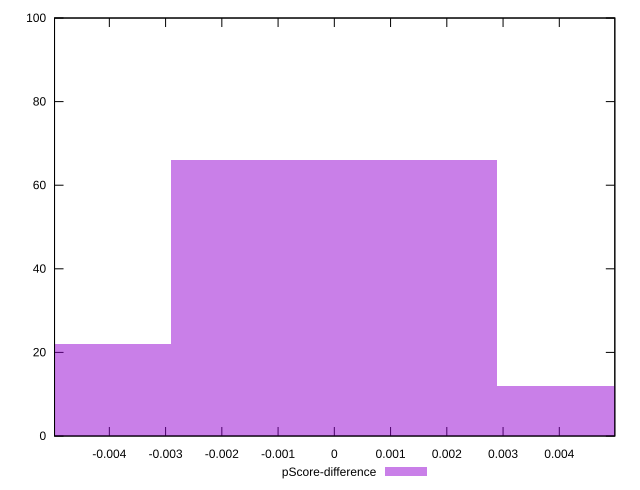

The script that saved this image:
reset

$pScoreDifference <<EOF
-0.005790386578756206 22
0 66
0.005790386578756206 12
EOF

set key outside below
set boxwidth 0.005790386578756206
set xrange [-0.004974513058477736:0.0049870618113372345]
set yrange [0:100]
set trange [0:100]
set style fill transparent solid 0.5 noborder
set terminal svg size 640, 490 enhanced background rgb 'white'
set output "report_00018_2021-02-10T15-25-16.877Z/first-cpu-idle/samples/pages/pScore-difference/histogram.svg"

plot $pScoreDifference title "pScore-difference" with boxes

reset
